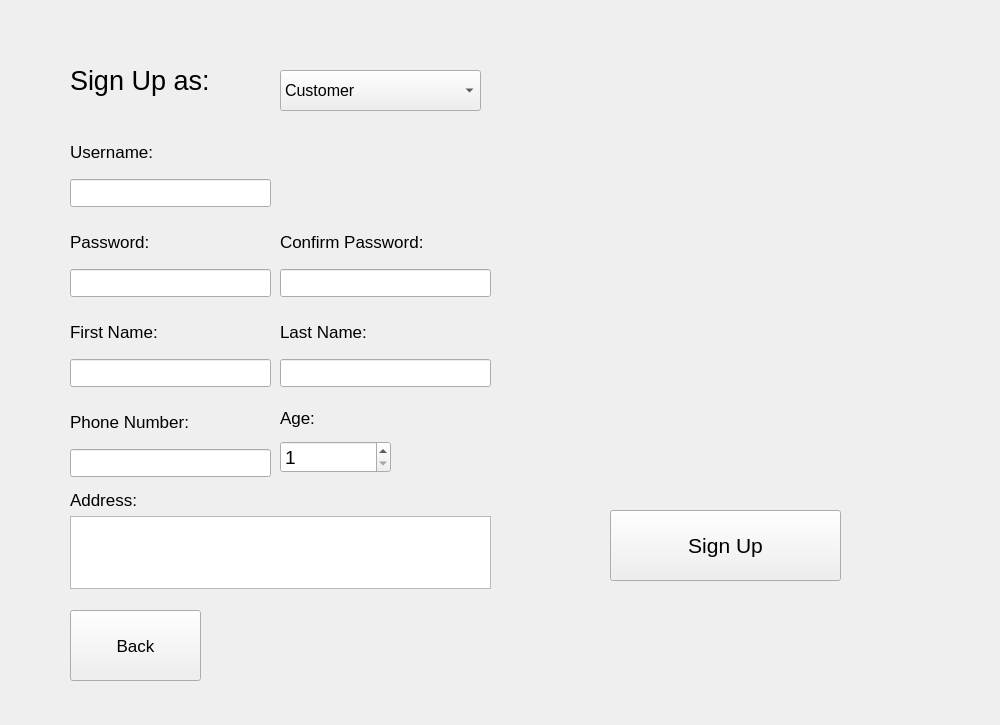
<?xml version="1.0" encoding="UTF-8"?>
<ui version="4.0">
 <class>Sign_up_page</class>
 <widget class="QWidget" name="Sign_up_page">
  <property name="geometry">
   <rect>
    <x>0</x>
    <y>0</y>
    <width>1000</width>
    <height>725</height>
   </rect>
  </property>
  <property name="font">
   <font>
    <family>MS Shell Dlg 2</family>
    <pointsize>8</pointsize>
   </font>
  </property>
  <property name="windowTitle">
   <string>Form</string>
  </property>
  <widget class="QPushButton" name="back_push">
   <property name="geometry">
    <rect>
     <x>70</x>
     <y>610</y>
     <width>131</width>
     <height>71</height>
    </rect>
   </property>
   <property name="font">
    <font>
     <family>MS Shell Dlg 2</family>
     <pointsize>13</pointsize>
    </font>
   </property>
   <property name="cursor">
    <cursorShape>PointingHandCursor</cursorShape>
   </property>
   <property name="text">
    <string>Back</string>
   </property>
  </widget>
  <widget class="QPushButton" name="sign_push">
   <property name="geometry">
    <rect>
     <x>610</x>
     <y>510</y>
     <width>231</width>
     <height>71</height>
    </rect>
   </property>
   <property name="font">
    <font>
     <family>MS Shell Dlg 2</family>
     <pointsize>16</pointsize>
    </font>
   </property>
   <property name="cursor">
    <cursorShape>PointingHandCursor</cursorShape>
   </property>
   <property name="text">
    <string>Sign Up</string>
   </property>
  </widget>
  <widget class="QWidget" name="layoutWidget">
   <property name="geometry">
    <rect>
     <x>280</x>
     <y>310</y>
     <width>211</width>
     <height>77</height>
    </rect>
   </property>
   <layout class="QVBoxLayout" name="verticalLayout_4">
    <item>
     <widget class="QLabel" name="label_2">
      <property name="font">
       <font>
        <family>MS Shell Dlg 2</family>
        <pointsize>13</pointsize>
       </font>
      </property>
      <property name="text">
       <string>Last Name:</string>
      </property>
     </widget>
    </item>
    <item>
     <widget class="QLineEdit" name="lastNmae_le">
      <property name="font">
       <font>
        <family>MS Shell Dlg 2</family>
        <pointsize>13</pointsize>
       </font>
      </property>
     </widget>
    </item>
   </layout>
  </widget>
  <widget class="QWidget" name="layoutWidget">
   <property name="geometry">
    <rect>
     <x>280</x>
     <y>400</y>
     <width>111</width>
     <height>73</height>
    </rect>
   </property>
   <layout class="QVBoxLayout" name="verticalLayout_5">
    <property name="sizeConstraint">
     <enum>QLayout::SetNoConstraint</enum>
    </property>
    <item>
     <widget class="QLabel" name="label_3">
      <property name="font">
       <font>
        <family>MS Shell Dlg 2</family>
        <pointsize>13</pointsize>
       </font>
      </property>
      <property name="text">
       <string>Age:</string>
      </property>
     </widget>
    </item>
    <item>
     <widget class="QSpinBox" name="age_spin">
      <property name="sizePolicy">
       <sizepolicy hsizetype="Minimum" vsizetype="Fixed">
        <horstretch>0</horstretch>
        <verstretch>0</verstretch>
       </sizepolicy>
      </property>
      <property name="font">
       <font>
        <family>MS Shell Dlg 2</family>
        <pointsize>14</pointsize>
       </font>
      </property>
      <property name="minimum">
       <number>1</number>
      </property>
      <property name="maximum">
       <number>120</number>
      </property>
     </widget>
    </item>
   </layout>
  </widget>
  <widget class="QWidget" name="layoutWidget">
   <property name="geometry">
    <rect>
     <x>280</x>
     <y>220</y>
     <width>211</width>
     <height>77</height>
    </rect>
   </property>
   <layout class="QVBoxLayout" name="verticalLayout_10">
    <item>
     <widget class="QLabel" name="label_10">
      <property name="font">
       <font>
        <family>MS Shell Dlg 2</family>
        <pointsize>13</pointsize>
       </font>
      </property>
      <property name="text">
       <string>Confirm Password:</string>
      </property>
     </widget>
    </item>
    <item>
     <widget class="QLineEdit" name="confPassword_le">
      <property name="font">
       <font>
        <family>MS Shell Dlg 2</family>
        <pointsize>13</pointsize>
       </font>
      </property>
     </widget>
    </item>
   </layout>
  </widget>
  <widget class="QWidget" name="layoutWidget">
   <property name="geometry">
    <rect>
     <x>70</x>
     <y>130</y>
     <width>201</width>
     <height>77</height>
    </rect>
   </property>
   <layout class="QVBoxLayout" name="verticalLayout_8">
    <item>
     <widget class="QLabel" name="label_8">
      <property name="font">
       <font>
        <family>MS Shell Dlg 2</family>
        <pointsize>13</pointsize>
       </font>
      </property>
      <property name="text">
       <string>Username:</string>
      </property>
     </widget>
    </item>
    <item>
     <widget class="QLineEdit" name="username_le">
      <property name="font">
       <font>
        <family>MS Shell Dlg 2</family>
        <pointsize>13</pointsize>
       </font>
      </property>
     </widget>
    </item>
   </layout>
  </widget>
  <widget class="QWidget" name="layoutWidget">
   <property name="geometry">
    <rect>
     <x>70</x>
     <y>490</y>
     <width>421</width>
     <height>99</height>
    </rect>
   </property>
   <layout class="QVBoxLayout" name="verticalLayout_3">
    <item>
     <widget class="QLabel" name="label_6">
      <property name="font">
       <font>
        <family>MS Shell Dlg 2</family>
        <pointsize>13</pointsize>
       </font>
      </property>
      <property name="text">
       <string>Address:</string>
      </property>
     </widget>
    </item>
    <item>
     <widget class="QTextEdit" name="address_te">
      <property name="font">
       <font>
        <family>MS Shell Dlg 2</family>
        <pointsize>13</pointsize>
       </font>
      </property>
     </widget>
    </item>
   </layout>
  </widget>
  <widget class="QWidget" name="layoutWidget">
   <property name="geometry">
    <rect>
     <x>70</x>
     <y>220</y>
     <width>201</width>
     <height>77</height>
    </rect>
   </property>
   <layout class="QVBoxLayout" name="verticalLayout_9">
    <item>
     <widget class="QLabel" name="label_9">
      <property name="font">
       <font>
        <family>MS Shell Dlg 2</family>
        <pointsize>13</pointsize>
       </font>
      </property>
      <property name="text">
       <string>Password:</string>
      </property>
     </widget>
    </item>
    <item>
     <widget class="QLineEdit" name="password_le">
      <property name="font">
       <font>
        <family>MS Shell Dlg 2</family>
        <pointsize>13</pointsize>
       </font>
      </property>
     </widget>
    </item>
   </layout>
  </widget>
  <widget class="QWidget" name="layoutWidget">
   <property name="geometry">
    <rect>
     <x>70</x>
     <y>400</y>
     <width>201</width>
     <height>77</height>
    </rect>
   </property>
   <layout class="QVBoxLayout" name="verticalLayout_7">
    <item>
     <widget class="QLabel" name="label_7">
      <property name="font">
       <font>
        <family>MS Shell Dlg 2</family>
        <pointsize>13</pointsize>
       </font>
      </property>
      <property name="text">
       <string>Phone Number:</string>
      </property>
     </widget>
    </item>
    <item>
     <widget class="QLineEdit" name="phoneNumber_le">
      <property name="font">
       <font>
        <family>MS Shell Dlg 2</family>
        <pointsize>13</pointsize>
       </font>
      </property>
     </widget>
    </item>
   </layout>
  </widget>
  <widget class="QWidget" name="layoutWidget">
   <property name="geometry">
    <rect>
     <x>70</x>
     <y>310</y>
     <width>201</width>
     <height>77</height>
    </rect>
   </property>
   <layout class="QVBoxLayout" name="verticalLayout">
    <item>
     <widget class="QLabel" name="label">
      <property name="font">
       <font>
        <family>MS Shell Dlg 2</family>
        <pointsize>13</pointsize>
       </font>
      </property>
      <property name="text">
       <string>First Name:</string>
      </property>
     </widget>
    </item>
    <item>
     <widget class="QLineEdit" name="firstNmae_le">
      <property name="font">
       <font>
        <family>MS Shell Dlg 2</family>
        <pointsize>13</pointsize>
       </font>
      </property>
      <property name="styleSheet">
       <string notr="true"/>
      </property>
     </widget>
    </item>
   </layout>
  </widget>
  <widget class="QLabel" name="label_11">
   <property name="geometry">
    <rect>
     <x>70</x>
     <y>50</y>
     <width>181</width>
     <height>61</height>
    </rect>
   </property>
   <property name="font">
    <font>
     <family>MS Shell Dlg 2</family>
     <pointsize>20</pointsize>
    </font>
   </property>
   <property name="text">
    <string>Sign Up as:</string>
   </property>
  </widget>
  <widget class="QComboBox" name="comboBox">
   <property name="geometry">
    <rect>
     <x>280</x>
     <y>70</y>
     <width>201</width>
     <height>41</height>
    </rect>
   </property>
   <property name="font">
    <font>
     <family>MS Shell Dlg 2</family>
     <pointsize>12</pointsize>
    </font>
   </property>
   <item>
    <property name="text">
     <string>Customer</string>
    </property>
   </item>
   <item>
    <property name="text">
     <string>Employee</string>
    </property>
   </item>
  </widget>
  <widget class="QLabel" name="label_4">
   <property name="geometry">
    <rect>
     <x>480</x>
     <y>20</y>
     <width>471</width>
     <height>481</height>
    </rect>
   </property>
   <property name="text">
    <string/>
   </property>
   <property name="pixmap">
    <pixmap resource="../images/images.qrc">:/signup_pic.png</pixmap>
   </property>
  </widget>
 </widget>
 <resources>
  <include location="../images/images.qrc"/>
  <include location="../images/images.qrc"/>
 </resources>
 <connections/>
</ui>
